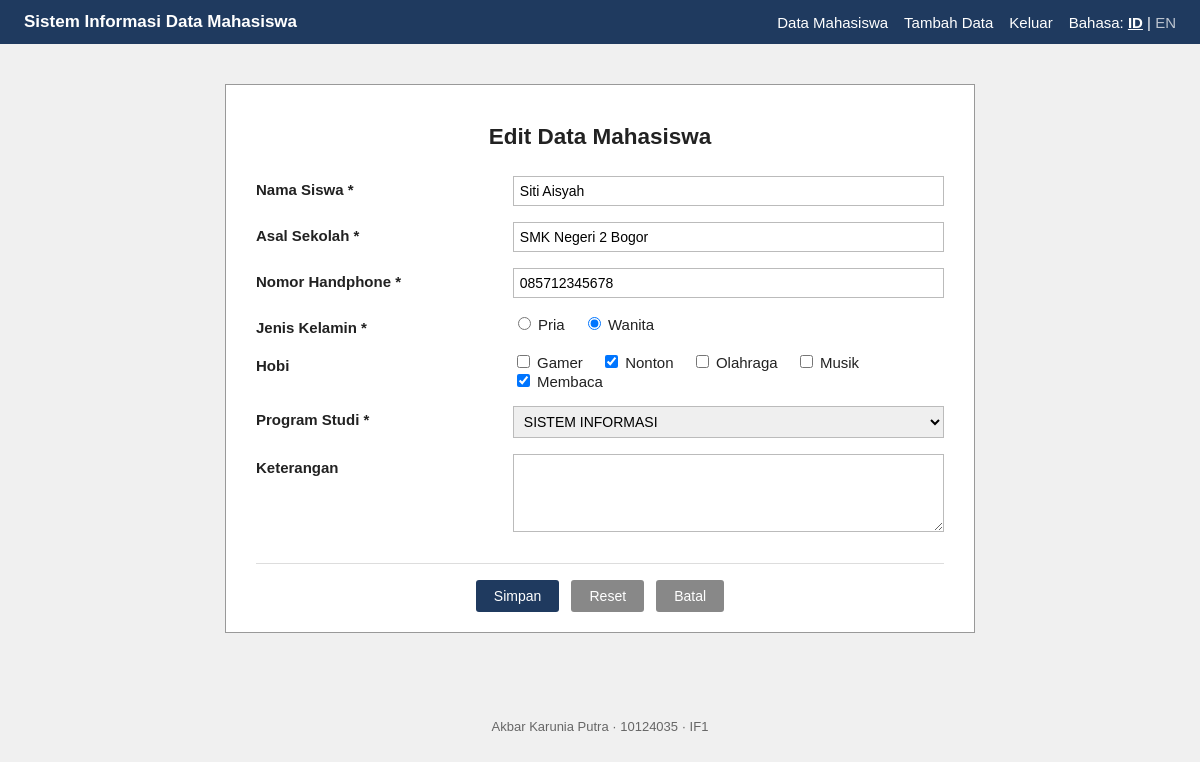
/edit.php?id=2 (signed in), run on the app's committed database.
### tables this page shows
CREATE TABLE `pendaftaran` (
  `id`            int(11)      NOT NULL AUTO_INCREMENT,
  `nama_siswa`    varchar(100) NOT NULL,
  `asal_sekolah`  varchar(100) NOT NULL,
  `no_handphone`  varchar(15)  NOT NULL,
  `jenis_kelamin` varchar(10)  NOT NULL,
  `hoby`          varchar(100) NOT NULL,
  `prodi`         varchar(50)  NOT NULL,
  `keterangan`    text         DEFAULT NULL,
  PRIMARY KEY (`id`)
);

### fungsi.php (called while the page is built, shortened)
<?php
require_once __DIR__ . '/lang.php';
function e($teks)
{
    return htmlspecialchars((string) $teks, ENT_QUOTES, 'UTF-8');
}

### lang.php (called while the page is built, shortened)
<?php
function t($kunci)
{
    $bahasa = $_SESSION['bahasa'] ?? 'id';
    $kamus  = daftar_terjemahan();
    return $kamus[$bahasa][$kunci] ?? $kamus['id'][$kunci] ?? $kunci;
}

### form_mahasiswa.php (the view, shortened to what this page needs)
<?php
$hobi_terpilih = $data['hoby'] !== '' ? explode(', ', $data['hoby']) : [];
?>
<form method="POST" action="<?= e($aksi) ?>" class="form-mahasiswa">
    <div class="baris">
        <label for="namasiswa"><?= e(t('lbl_nama')) ?> *</label>
        <div>
            <input type="text" id="namasiswa" name="namasiswa" maxlength="100"
                   value="<?= e($data['nama_siswa']) ?>" required>
        </div>
    </div>
    <div class="baris">
        <label for="asalsekola"><?= e(t('lbl_sekolah')) ?> *</label>
        <div>
            <input type="text" id="asalsekola" name="asalsekola" maxlength="100"
                   value="<?= e($data['asal_sekolah']) ?>" required>
        </div>
    </div>
    <div class="baris">
        <label for="nohandphone"><?= e(t('lbl_hp')) ?> *</label>
        <div>
            <input type="text" id="nohandphone" name="nohandphone" maxlength="15"
                   value="<?= e($data['no_handphone']) ?>" required>
        </div>
    </div>
    <div class="baris">
        <span class="label"><?= e(t('lbl_jk')) ?> *</span>
        <div>
            <label class="pilihan">
                <input type="radio" name="jeniskelamin" value="Pria"
                       <?= $data['jenis_kelamin'] === 'Pria' ? 'checked' : '' ?> required>
                <?= e(t('jk_pria')) ?>
            </label>
            <label class="pilihan">
                <input type="radio" name="jeniskelamin" value="Wanita"
                       <?= $data['jenis_kelamin'] === 'Wanita' ? 'checked' : '' ?> required>
                <?= e(t('jk_wanita')) ?>
            </label>
        </div>
    </div>
    <div class="baris">
        <span class="label"><?= e(t('lbl_hobi')) ?></span>
        <div>
            <?php foreach (PILIHAN_HOBI as $hobi): ?>
                <label class="pilihan">
                    <input type="checkbox" name="hoby[]" value="<?= e($hobi) ?>"
                           <?= in_array($hobi, $hobi_terpilih, true) ? 'checked' : '' ?>>
                    <?= e(t('hobi_' . strtolower($hobi))) ?>
                </label>
            <?php endforeach; ?>
        </div>
    </div>
    <div class="baris">
        <label for="prodi"><?= e(t('lbl_prodi')) ?> *</label>
        <div>
            <select id="prodi" name="prodi" required>
                <?php foreach (PILIHAN_PRODI as $prodi): ?>
                    <option value="<?= e($prodi) ?>" <?= $data['prodi'] === $prodi ? 'selected' : '' ?>>
                        <?= e($prodi) ?>
                    </option>
                <?php endforeach; ?>
            </select>
        </div>
    </div>
    <div class="baris">
        <label for="keterangan"><?= e(t('lbl_ket')) ?></label>
        <div>
            <textarea id="keterangan" name="keterangan" rows="4" maxlength="1000"><?= e($data['keterangan']) ?></textarea>
        </div>
    </div>
    <div class="tombol-aksi">
        <button type="submit" class="tombol"><?= e($tombol) ?></button>
        <button type="reset" class="tombol abu"><?= e(t('reset')) ?></button>
        <a href="index.php" class="tombol abu"><?= e(t('batal')) ?></a>
    </div>
</form>

### style.css (style rules this page uses)
* { box-sizing: border-box; }
body { margin: 0; font-family: Arial, Helvetica, sans-serif; background-color: #f0f0f0; color: #222; font-size: 15px; }
.form-mahasiswa .baris { display: flex; gap: 16px; padding: 8px 0; align-items: flex-start; }
.form-mahasiswa label, .form-mahasiswa .label { width: 35%; font-weight: bold; padding-top: 5px; }
.form-mahasiswa .baris > div { flex: 1; }
.form-mahasiswa input[type="text"], .form-mahasiswa input[type="password"], .form-mahasiswa select, .form-mahasiswa textarea { width: 100%; padding: 6px; border: 1px solid #bbb; font-size: 14px; }
.form-mahasiswa label.pilihan { display: inline-block; width: auto; font-weight: normal; margin-right: 14px; padding-top: 0; }
.tombol-aksi { text-align: center; margin-top: 20px; border-top: 1px solid #ddd; padding-top: 16px; }
.tombol { display: inline-block; padding: 8px 18px; background-color: #1f3a5f; color: #fff; border: none; border-radius: 3px; text-decoration: none; cursor: pointer; font-size: 14px; margin: 0 4px; }
.tombol.abu { background-color: #888; }

### data on the page
pendaftaran: namasiswa "Siti Aisyah", asalsekola "SMK Negeri 2 Bogor", nohandphone "085712345678", jenis_kelamin "☐ Pria", jenis_kelamin "☑ Wanita", jenis_kelamin "Wanita", hoby "☑"

### other printed values
t('app_judul') "Sistem Informasi Data Mahasiswa"
t('menu_data') "Data Mahasiswa"
t('menu_tambah') "Tambah Data"
t('menu_keluar') "Keluar"
t('bahasa_label') "Bahasa"
t('judul_edit') "Edit Data Mahasiswa"
t('lbl_nama') "Nama Siswa"
t('lbl_sekolah') "Asal Sekolah"
t('lbl_hp') "Nomor Handphone"
t('lbl_jk') "Jenis Kelamin"
t('jk_pria') "Pria"
t('lbl_hobi') "Hobi"
t('hobi_' . strtolower($hobi)) "Gamer"
t('hobi_' . strtolower($hobi)) "Nonton"
t('hobi_' . strtolower($hobi)) "Olahraga"
